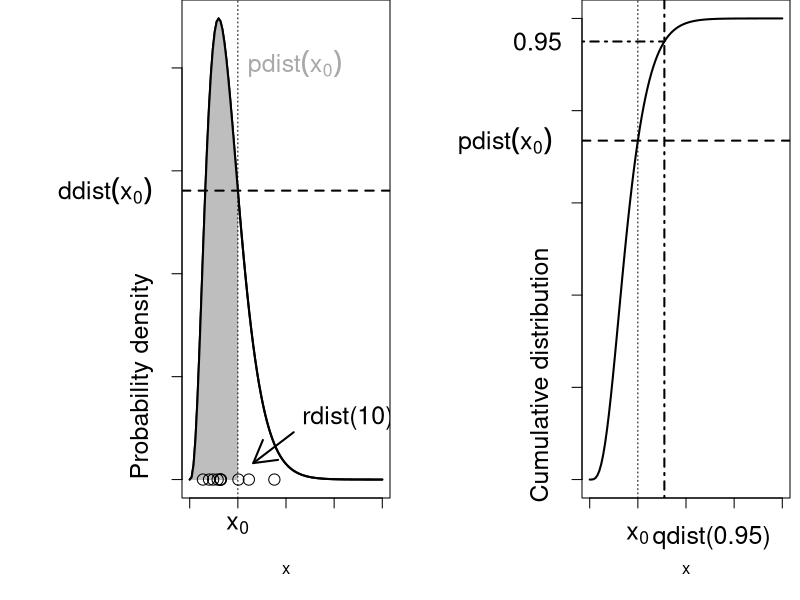
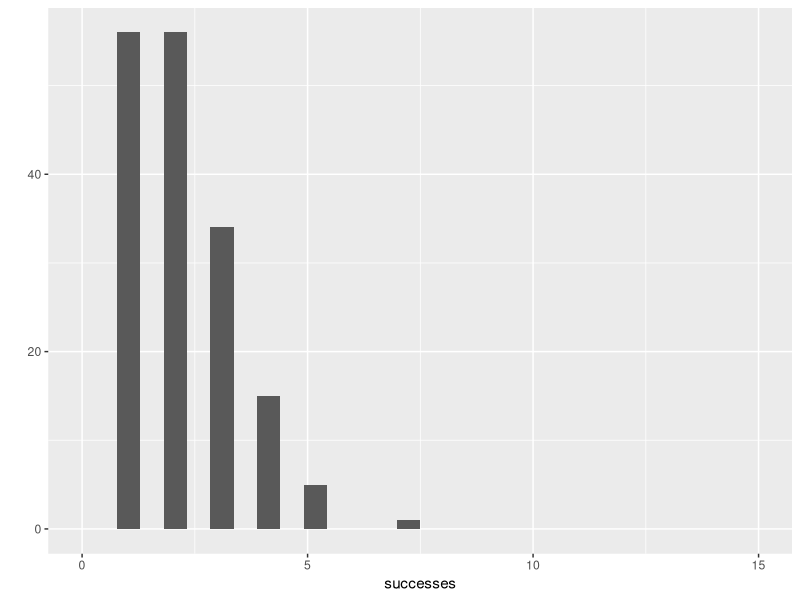
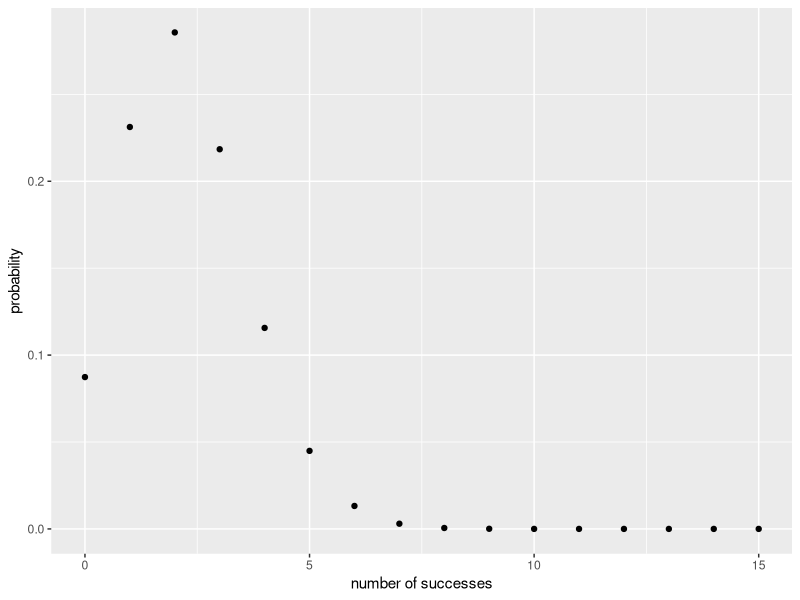
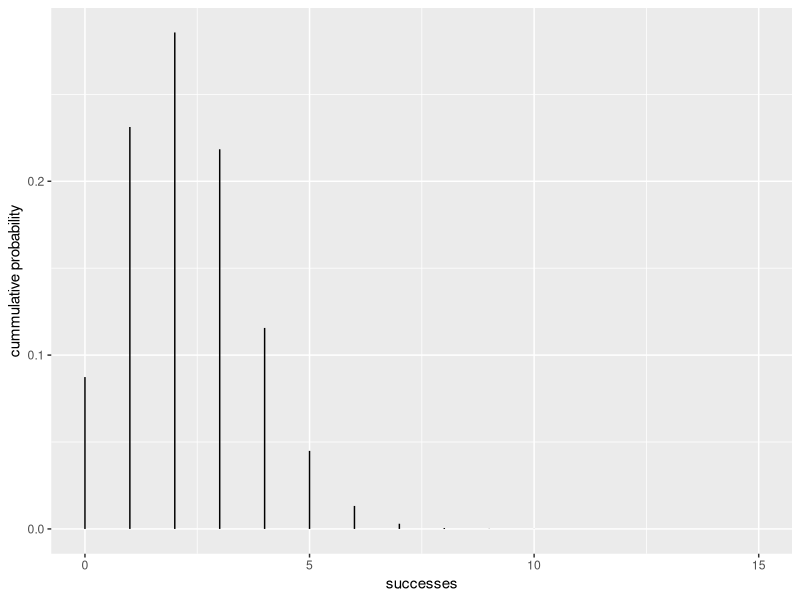
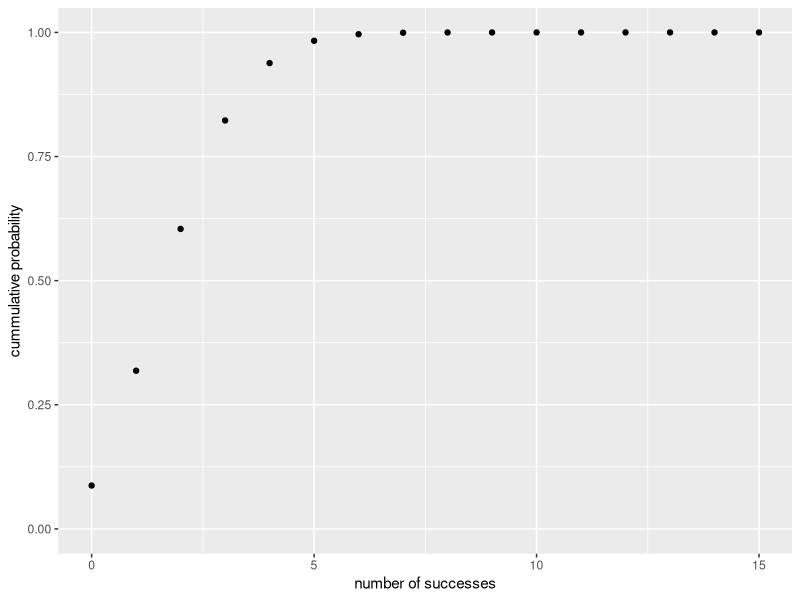
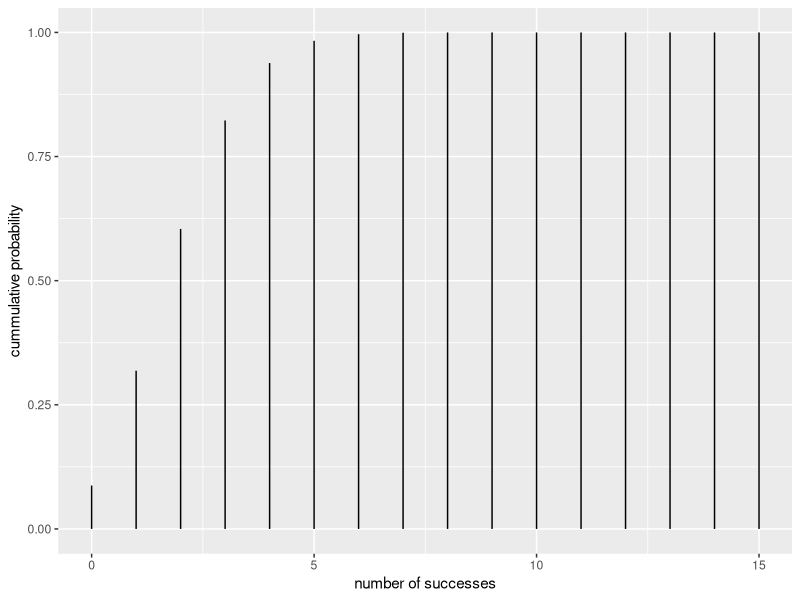

These charts were generated, in order, by the following R code: (Note: this script raises an error after producing the figures.)
## ---- chunk 1
sh = 4 # shape paramter of gamma

op=par(mfrow=c(1,2),mar=c(5.1,9.1,0,0.5))
# set up left figure axes & scale
curve(dgamma(x,shape=sh),from=0,to=20,ylab="",lwd=2,axes=FALSE)
axis(side=1,labels=FALSE)
axis(side=2,labels=FALSE)
box()

# plot a polygon of area under the curve
xvec = seq(0,5,length=100)
polygon(c(xvec,rev(xvec)),c(rep(0,length(xvec)),dgamma(rev(xvec),shape=sh)),col="gray",border=NA)
# plot the dgamma curve
curve(dgamma(x,shape=sh),from=0,to=20,lwd=2,add=TRUE)
# add a vertical line at x=5
abline(v=5,lty=3)
# add horizontal line showing dgamma(x=5)
abline(h=dgamma(5,shape=sh),lty=2,lwd=2)

# add marginal text
mtext(side=1,line=1,at=5,expression(x[0]),cex=1.5)
mtext(side=2,at=dgamma(5,shape=sh),las=1,expression(ddist(x[0])),
      line=1.5,cex=1.5)
mtext(side=2,at=0.0,adj=0,"Probability density",cex=1.5,line=1.5)
# add label for pdist line
text(5,0.2,expression(pdist(x[0])),cex=1.5,pos=4,col="darkgray")

# add random gamma draws
set.seed(1001)
points(rgamma(10,shape=sh),rep(0,10),cex=1.5)
# add text and arrow pointing to random draws
text(11.7,0.03,"rdist(10)",adj=0,cex=1.5)
arrows(10.8,0.023,6.6,0.008,lwd=2)

# on right plot, setup axes and scales, plot pgamma() line
curve(pgamma(x,shape=sh),from=0,to=20,ylab="",lwd=2,axes=FALSE)
axis(side=1,labels=FALSE)
axis(side=2,labels=FALSE)
box()

# add horizontal line at pgamma(q=5)
abline(h=pgamma(5,shape=sh),lty=2,lwd=2)
# add vertical line for qgamma(p=0.95)
abline(v=qgamma(0.95,shape=sh),lty=4,lwd=2)
# add vertical line where x=5
abline(v=5,lty=3)
# add line segment where pdist = qgamma(p=0.95) line
segments(par("usr")[1],0.95,qgamma(0.95,shape=sh),0.95,lty=4,lwd=2)

# add marginal text
mtext(side=2,at=pgamma(5,shape=sh),las=1,expression(pdist(x[0])),
      line=1.5,cex=1.5)
mtext(side=2,at=0.95,las=1,0.95,
      line=par("mgp")[2],cex=1.5)
mtext(side=1,line=1.5,at=5,expression(x[0]),cex=1.5)
mtext(side=1,at=qgamma(0.95,shape=sh),text="qdist(0.95)",line=1.5,
      cex=1.5,adj=0.1)
mtext(side=2,at=-0.05,adj=0,"Cumulative distribution",cex=1.5,line=1.5)

## ---- chunk 2
rbinom(n = 10, size = 8, p = 0.5)
## ---- chunk 3
successes <- rbinom(n=200, size=12, p=0.15)

library(ggplot2)
qplot(successes, xlim = c(0,15))
## ---- chunk 4

dbinom(x = 2, size = 15, prob = 0.15) # This is the probability of exactly 2 successes out of 15 trials, with a 15% chance of sucess on each trial 
x <- 0:15
qplot(x, y = dbinom(x, size = 15, prob = 0.15), xlab = "number of successes", ylab = "probability") # default geom = "point", or alternatively
qplot(x, ymax=dbinom(x, size = 15, prob = 0.15), ymin = 0, geom="linerange", , xlab = "successes", ylab = "cummulative probability")
## ---- chunk 5
pbinom(q = 2, size = 15, prob = 0.15) # The probability of get 2 or fewer successes (i.e., 0, 1, or 2)
sum(dbinom(x=0:2, size = 15, prob = 0.15)) # We can get the same result by summing up the probabilities of getting 0, 1, and 2 successes

qplot(x, y = pbinom(q = x, size = 15, prob = 0.15), ylim = c(0,1), xlab = "number of successes", ylab = "cummulative probability")
qplot(x, ymax = pbinom(q = x, size = 15, prob = 0.15), ymin = 0, geom="linerange", ylim = c(0,1), xlab = "number of successes", ylab = "cummulative probability")
## ---- chunk 6
qbinom(p = 0.95, size = 15, prob = 0.15) # There is a 95% probability that in 15 trials, each with 0.15 chance of success, there will be this many or fewer successe

qplot(x=c(0,1), stat="function", fun = qbinom, args = list(size = 15, prob = 0.15), geom = "step", xlab = "quantile (or proportion of area under pdf)", ylab = "number of successes")
## ---- chunk 7
qplot(x=0:15, n = length(x), stat = "function", fun = dbinom, args = list(size=15, prob = 0.5), xlab = "successes", ylab = "probability", main = "probability = 0.5")
## ---- chunk 8

df.5 <- expand.grid(x = c(0:5), trials = 5, prob = c(0.1, 0.3, 0.5))
df.5 # see how it is structured? 
## ---- chunk 9
df.15 <- expand.grid(x = c(0:15), trials = 15, prob = c(0.1, 0.3, 0.5))
df.50 <- expand.grid(x = c(0:50), trials = 50, prob = c(0.1, 0.3, 0.5))
# Now, to combine them all
df <- rbind(df.5, df.15, df.50)
## ---- chunk 10
df <- rbind( expand.grid(x = c(0:5), trials = 5, prob = c(0.1, 0.3, 0.5)),   
expand.grid(x = c(0:15), trials = 15, prob = c(0.1, 0.3, 0.5)),   
expand.grid(x = c(0:50), trials = 50, prob = c(0.1, 0.3, 0.5))   
						 )

## ---- chunk 11
df$y <- with(df, dbinom(x, size = trials, prob = prob) )
## ---- chunk 12

ggplot(data = df, aes(x = x, y = y, ymax = y, ymin = 0)) + geom_point() + geom_linerange() + facet_grid(facets = prob ~ trials ) + labs(x="Number of successes", y = "Probability ")

## ---- chunk 13

ggplot(data = df, aes(x = x, y = y, ymax = y, ymin = 0)) + geom_point() + geom_linerange() + facet_grid(facets = prob ~ trials, scales="free_x") + labs(x="Number of successes", y = "Probability ")

